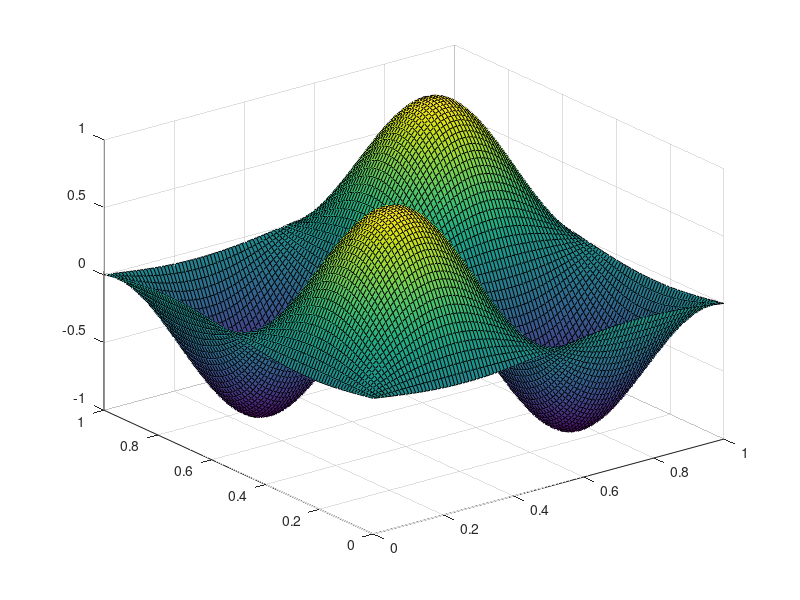

Write the MATLAB code that produced this figure. (Note: this script raises an error after producing the figure.)
clear 
close all

% Creates a 2D Mesh to plot surface
x=linspace(0,1,100);
[X,Y] = meshgrid(x,x);

% make a new figure for movie 
fig = figure();

N=100; % Number of frames
M (1:N) = struct('cdata',[],'colormap',[]);
for i = 1:N
    Z = sin(2*pi*(X-i/N)).*sin(2*pi*(Y-i/N));
    surf(X,Y,Z)
    set(gcf,'Renderer','zbuffer') %Fix windows 7 transparency problem.
    M(i)=getframe(gcf); %leaving gcf out crops the frame 
end 
%movie(M)

movie2avi(M, 'WaveMovie.avi'); %Creating .avi file of the movie 



